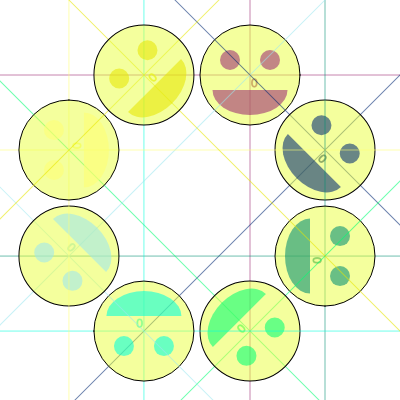
Frame 1 (no input)
Frame 60 (no input): identical to frame 1, image omitted
Frame 120 (the mouse pressed at the canvas centre since frame 60): identical to frame 1, image omitted

The p5.js sketch that drew this single still picture (run headless with seeded random() and noise() and a simulated clock; from frame 60 on, the mouse is pressed at the canvas centre):

// p5.js sketch
// ── sketch.js
function setup(){
    // create a canvas that is
    // (width:400px, height:400px)
    createCanvas(400,400);
}

var gridSize = 50;
function draw() {
    // set the background to 'white'
    background(255);

    // no rotate
    // translate to (x:200, y:75)
    // smiley centered at (x:75, y:75)
    translate( 250, 75 );
    drawGrid( 'rgba(157, 42, 115, 0.57)' );
    // ** draw the smily face **
    stroke( 0 );
    fill('rgba(234, 255, 61, 0.5)');
    ellipse( 0, 0, 100 );
    noStroke();
    fill( 'rgba(157, 42, 115, 0.57)' );
    arc( 0, 15, 75, 50, 0, PI );
    ellipse( -20, -15, 20 );
    ellipse( 20, -15, 20 );

    // rotate 45°
    // translate to (x:75, y:75)
    // smiley centered at (x:150, y:150)
    translate( 75, 75 );
    rotate( radians(45) );
    drawGrid( 'rgba(0, 42, 115, 0.57)' );

    // ** draw the smily face **
    stroke( 0 );
    fill('rgba(234, 255, 61, 0.5)');
    ellipse( 0, 0, 100 );
    noStroke();
    fill( 'rgba(0, 42, 115, 0.57)' );
    arc( 0, 15, 75, 50, 0, PI );
    ellipse( -20, -15, 20 );
    ellipse( 20, -15, 20 );

    // rotate 45°
    // translate to (x:75, y:75)
    // smiley centered at (x:225, y:225)
    translate( 75, 75 );
    rotate( radians(45) );
    drawGrid( 'rgba(0, 142, 115, 0.57)' );

    // ** draw the smily face **
    stroke( 0 );
    fill('rgba(234, 255, 61, 0.5)');
    ellipse( 0, 0, 100 );
    noStroke();
    fill( 'rgba(0, 142, 115, 0.57)' );
    arc( 0, 15, 75, 50, 0, PI );
    ellipse( -20, -15, 20 );
    ellipse( 20, -15, 20 );

    // rotate 45°
    // translate to (x:75, y:75)
    // smiley centered at (x:300, y:300)
    translate( 75, 75 );
    rotate( radians(45) );
    drawGrid( 'rgba(0, 255, 115, 0.57)' );

    // ** draw the smily face **
    stroke( 0 );
    fill('rgba(234, 255, 61, 0.5)');
    ellipse( 0, 0, 100 );
    noStroke();
    fill( 'rgba(0, 255, 115, 0.57)' );
    arc( 0, 15, 75, 50, 0, PI );
    ellipse( -20, -15, 20 );
    ellipse( 20, -15, 20 );

    // rotate 45°
    // translate to (x:75, y:75)
    // smiley centered at (x:300, y:300)
    translate( 75, 75 );
    rotate( radians(45) );
    drawGrid( 'rgba(0, 255, 220, 0.57)' );

    // ** draw the smily face **
    stroke( 0 );
    fill('rgba(234, 255, 61, 0.5)');
    ellipse( 0, 0, 100 );
    noStroke();
    fill( 'rgba(0, 255, 220, 0.57)' );
    arc( 0, 15, 75, 50, 0, PI );
    ellipse( -20, -15, 20 );
    ellipse( 20, -15, 20 );

    // rotate 45°
    // translate to (x:75, y:75)
    // smiley centered at (x:300, y:300)
    translate( 75, 75 );
    rotate( radians(45) );
    drawGrid( 'rgba(157, 230, 240, 0.57)' );

    // ** draw the smily face **
    stroke( 0 );
    fill('rgba(234, 255, 61, 0.5)');
    ellipse( 0, 0, 100 );
    noStroke();
    fill( 'rgba(157, 230, 240, 0.57)' );
    arc( 0, 15, 75, 50, 0, PI );
    ellipse( -20, -15, 20 );
    ellipse( 20, -15, 20 );

    // rotate 45°
    // translate to (x:75, y:75)
    // smiley centered at (x:300, y:300)
    translate( 75, 75 );
    rotate( radians(45) );
    drawGrid( 'rgba(255, 255, 115, 0.57)' );

    // ** draw the smily face **
    stroke( 0 );
    fill('rgba(234, 255, 61, 0.5)');
    ellipse( 0, 0, 100 );
    noStroke();
    fill( 'rgba(255, 255, 115, 0.57)' );
    arc( 0, 15, 75, 50, 0, PI );
    ellipse( -20, -15, 20 );
    ellipse( 20, -15, 20 );

    // rotate 45°
    // translate to (x:75, y:75)
    // smiley centered at (x:300, y:300)
    translate( 75, 75 );
    rotate( radians(45) );
    drawGrid( 'rgba(230, 230, 0, 0.57)' );

    // ** draw the smily face **
    stroke( 0 );
    fill('rgba(234, 255, 61, 0.5)');
    ellipse( 0, 0, 100 );
    noStroke();
    fill( 'rgba(230, 230, 0, 0.57)' );
    arc( 0, 15, 75, 50, 0, PI );
    ellipse( -20, -15, 20 );
    ellipse( 20, -15, 20 );

}



function drawGrid(color) {
	stroke(color);
	fill(color);

    line( -1000, 0, 1000, 0 );
	text(0, 1, 12);
    line( 0, -1000, 0, 1000 );
	// text(0, 1, 0+12);

    // for (var x=-width; x < width; x+=gridSize) {
	// 	line(x, -height, x, height);
	// }
	// for (var y=-height; y < height; y+=gridSize) {
	// 	line(-width, y, width, y);
	// }
}
